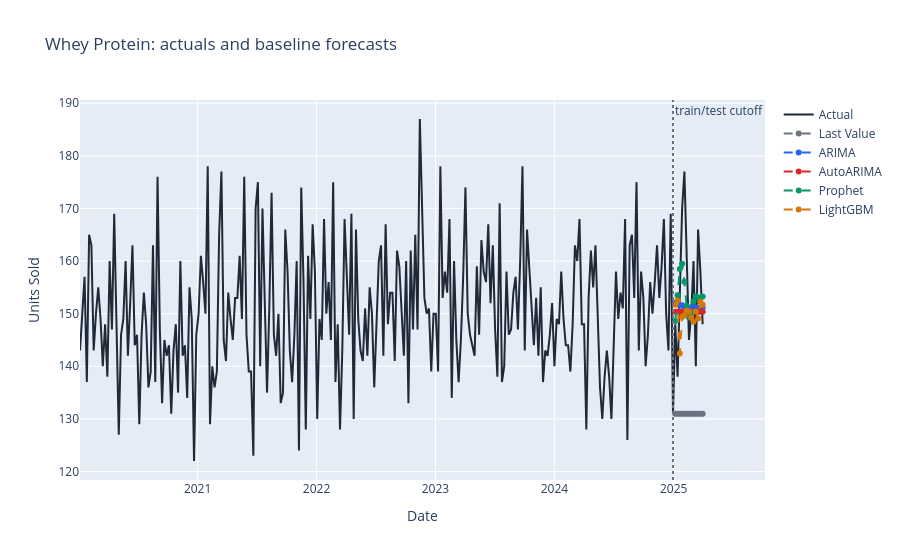

Notebook code cell kept with this figure:
### Markdown cell above
## 4. Inspect one product

Change `PRODUCT_TO_PLOT` in the configuration cell and re-run this cell to inspect another product.

### Code cell
if PRODUCT_TO_PLOT not in forecast_store:
    raise ValueError(f"Unknown product {PRODUCT_TO_PLOT!r}; choose from {products}")

series = product_series(PRODUCT_TO_PLOT)
plot_frame = pd.DataFrame({"Actual": series})
for model_name in model_functions:
    plot_frame[model_name] = forecast_store[PRODUCT_TO_PLOT][model_name]

fig = go.Figure()
fig.add_trace(go.Scatter(x=plot_frame.index, y=plot_frame["Actual"], name="Actual", mode="lines", line={"color": "#1f2937", "width": 2}))
colors = {"Last Value": "#6b7280", "ARIMA": "#2563eb", "AutoARIMA": "#dc2626", "Prophet": "#059669", "LightGBM": "#d97706"}
for model_name, color in colors.items():
    fig.add_trace(go.Scatter(x=test_dates, y=plot_frame.loc[test_dates, model_name], name=model_name, mode="lines+markers", line={"color": color, "dash": "dash"}))
fig.add_vline(x=TRAIN_END_DATE, line_dash="dot", line_color="#6b7280", annotation_text="train/test cutoff")
fig.update_layout(title=f"{PRODUCT_TO_PLOT}: actuals and baseline forecasts", xaxis_title="Date", yaxis_title=target_col, hovermode="x unified")
fig.show()

display(metrics_by_product.loc[metrics_by_product["Product Name"] == PRODUCT_TO_PLOT].sort_values("MAE"))

### Figure 1 — Plotly figure (JSON) as saved in the notebook; plotly's stock layout.template omitted (floating-point values rounded to 4 significant figures; data arrays with more than 128 entries replaced by an {"elided": "..."} marker saying what was removed)
{"data": [{"line": {"color": "#1f2937", "width": 2}, "mode": "lines", "name": "Actual", "type": "scatter", "x": {"elided": "274 str values"}, "y": {"elided": "274 float values"}}, {"line": {"color": "#6b7280", "dash": "dash"}, "mode": "lines+markers", "name": "Last Value", "type": "scatter", "x": ["2025-01-06T00:00:00.000000", "2025-01-13T00:00:00.000000", "2025-01-20T00:00:00.000000", "2025-01-27T00:00:00.000000", "2025-02-03T00:00:00.000000", "2025-02-10T00:00:00.000000", "2025-02-17T00:00:00.000000", "2025-02-24T00:00:00.000000", "2025-03-03T00:00:00.000000", "2025-03-10T00:00:00.000000", "2025-03-17T00:00:00.000000", "2025-03-24T00:00:00.000000", "2025-03-31T00:00:00.000000"], "y": [131.0, 131.0, 131.0, 131.0, 131.0, 131.0, 131.0, 131.0, 131.0, 131.0, 131.0, 131.0, 131.0]}, {"line": {"color": "#2563eb", "dash": "dash"}, "mode": "lines+markers", "name": "ARIMA", "type": "scatter", "x": ["2025-01-06T00:00:00.000000", "2025-01-13T00:00:00.000000", "2025-01-20T00:00:00.000000", "2025-01-27T00:00:00.000000", "2025-02-03T00:00:00.000000", "2025-02-10T00:00:00.000000", "2025-02-17T00:00:00.000000", "2025-02-24T00:00:00.000000", "2025-03-03T00:00:00.000000", "2025-03-10T00:00:00.000000", "2025-03-17T00:00:00.000000", "2025-03-24T00:00:00.000000", "2025-03-31T00:00:00.000000"], "y": [152.1, 152.1, 150.4, 151.6, 150.9, 151.3, 151.1, 151.2, 151.1, 151.2, 151.1, 151.2, 151.1]}, {"line": {"color": "#dc2626", "dash": "dash"}, "mode": "lines+markers", "name": "AutoARIMA", "type": "scatter", "x": ["2025-01-06T00:00:00.000000", "2025-01-13T00:00:00.000000", "2025-01-20T00:00:00.000000", "2025-01-27T00:00:00.000000", "2025-02-03T00:00:00.000000", "2025-02-10T00:00:00.000000", "2025-02-17T00:00:00.000000", "2025-02-24T00:00:00.000000", "2025-03-03T00:00:00.000000", "2025-03-10T00:00:00.000000", "2025-03-17T00:00:00.000000", "2025-03-24T00:00:00.000000", "2025-03-31T00:00:00.000000"], "y": [150.4, 150.4, 150.4, 150.4, 150.4, 150.4, 150.4, 150.4, 150.4, 150.4, 150.4, 150.4, 150.4]}, {"line": {"color": "#059669", "dash": "dash"}, "mode": "lines+markers", "name": "Prophet", "type": "scatter", "x": ["2025-01-06T00:00:00.000000", "2025-01-13T00:00:00.000000", "2025-01-20T00:00:00.000000", "2025-01-27T00:00:00.000000", "2025-02-03T00:00:00.000000", "2025-02-10T00:00:00.000000", "2025-02-17T00:00:00.000000", "2025-02-24T00:00:00.000000", "2025-03-03T00:00:00.000000", "2025-03-10T00:00:00.000000", "2025-03-17T00:00:00.000000", "2025-03-24T00:00:00.000000", "2025-03-31T00:00:00.000000"], "y": [148.6, 153.5, 158.5, 159.5, 156.1, 151.5, 149.3, 150.3, 152.3, 153.3, 153.1, 152.9, 153.3]}, {"line": {"color": "#d97706", "dash": "dash"}, "mode": "lines+markers", "name": "LightGBM", "type": "scatter", "x": ["2025-01-06T00:00:00.000000", "2025-01-13T00:00:00.000000", "2025-01-20T00:00:00.000000", "2025-01-27T00:00:00.000000", "2025-02-03T00:00:00.000000", "2025-02-10T00:00:00.000000", "2025-02-17T00:00:00.000000", "2025-02-24T00:00:00.000000", "2025-03-03T00:00:00.000000", "2025-03-10T00:00:00.000000", "2025-03-17T00:00:00.000000", "2025-03-24T00:00:00.000000", "2025-03-31T00:00:00.000000"], "y": [151.7, 152.5, 142.4, 149.4, 149.7, 150.6, 150.4, 149.3, 148.5, 150.4, 149.1, 152.2, 151.7]}], "layout": {"annotations": [{"showarrow": false, "text": "train/test cutoff", "x": "2024-12-30T00:00:00", "xanchor": "left", "xref": "x", "y": 1, "yanchor": "top", "yref": "y domain"}], "hovermode": "x unified", "shapes": [{"line": {"color": "#6b7280", "dash": "dot"}, "type": "line", "x0": "2024-12-30T00:00:00", "x1": "2024-12-30T00:00:00", "xref": "x", "y0": 0, "y1": 1, "yref": "y domain"}], "title": {"text": "Whey Protein: actuals and baseline forecasts"}, "xaxis": {"title": {"text": "Date"}}, "yaxis": {"title": {"text": "Units Sold"}}}}
